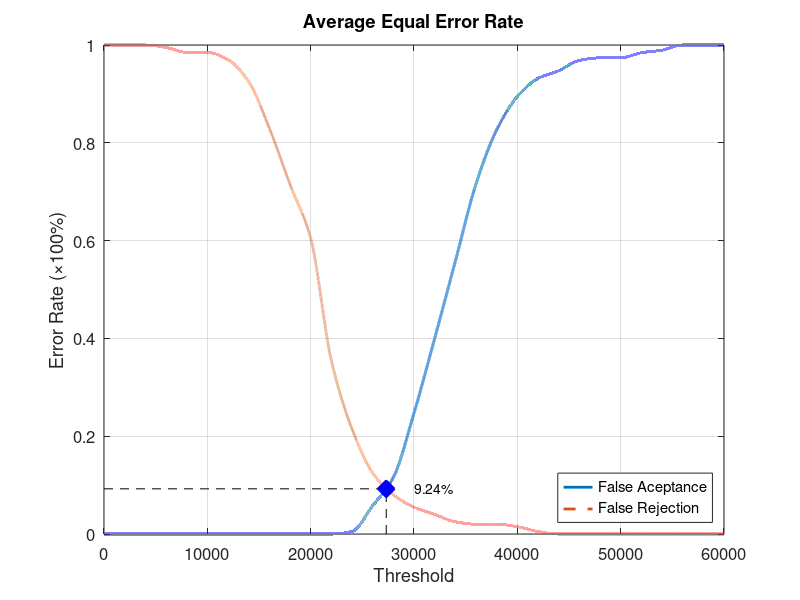
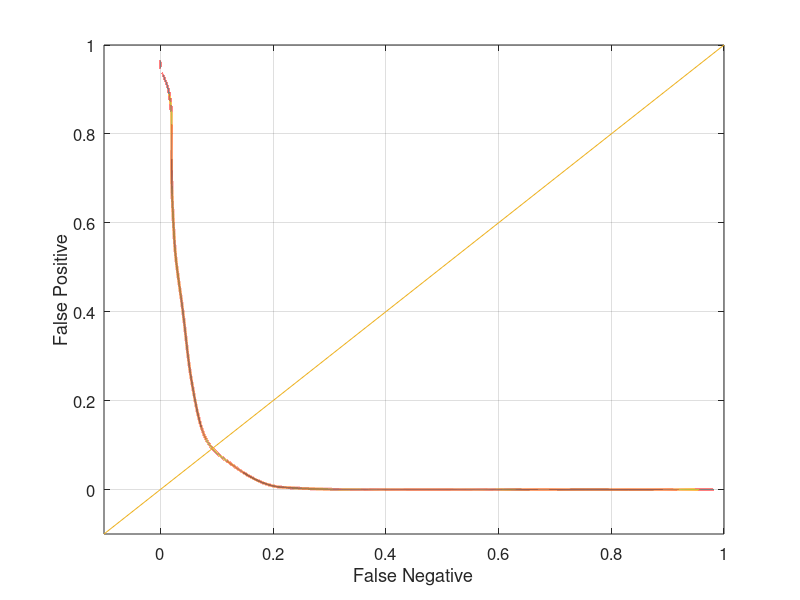

The MATLAB script that drew these images, in order:
function yEER = Database1_4
close all;
clear;
clc;
x = 0:2000:60000;
xq = 0:0.5:60000;

y0 = [0 0 0 0 0 0 0 0 0 0 0 0 0.00526316 0.0578947 0.115789 0.247368 0.4 0.557895 0.715789 0.826316 0.894737 0.931579 0.947368 0.968421 0.973684 0.973684 0.984211 0.989474 1 1 1];
yy0 = interp1(x, y0, xq, 'pchip');
y1 = [1 1 1 0.995 0.985 0.985 0.97 0.925 0.83 0.715 0.605 0.355 0.215 0.125 0.08 0.055 0.04 0.025 0.02 0.02 0.015 0.005 0 0 0 0 0 0 0 0 0];
yy1 = interp1(x, y1, xq, 'pchip');

% Calculating EER: 
y2 = abs(y0 - y1);
find(y2 == min(y2))
yy2 = abs(yy0 - yy1);
xEER = find(yy2 == min(yy2));
xEERIndex = xq(xEER) % X-axis EER
yEER = yy0(xEER) % Y-axis EER

main = figure
plot(xq, yy0,'-','LineWidth', 2);	hold on
plot(xq, yy1,'--','LineWidth', 2);	hold on
plot([xEERIndex xEERIndex], [0 yEER], 'k--');	hold on
plot([0 xEERIndex], [yEER yEER], 'k--');	hold on
plot(xEERIndex, yEER, 'bx', 'LineWidth', 10);	hold on
text(xEERIndex + 10 * xEERIndex / 100, yEER, [num2str(round((10000 * yEER)) / 100) '%'])
legend('False Aceptance', 'False Rejection', 'Location', 'SouthEast')
xlabel('Threshold')
ylabel('Error Rate (\times100%)')
title('Average Equal Error Rate')
set(gca, 'FontSize', 12)
axis([0 60000 0 1])
grid on

print(main, 'Database1_4Main', '-dpng');
FNRxFPR = figure('Color', [1 1 1]);
plot(yy1, yy0, '-', yy1, yy0, 'LineWidth', 2);
hold on
y = -0.1:0.1:1
plot(y, y); 
set(gca, 'FontSize', 12)
xlabel('False Negative')
ylabel('False Positive')
axis([-0.1 1 -0.1 1])
set(gca, 'FontSize', 12)
grid on

print(FNRxFPR, 'Database1_4FNRxFPR','-dpng');
end
